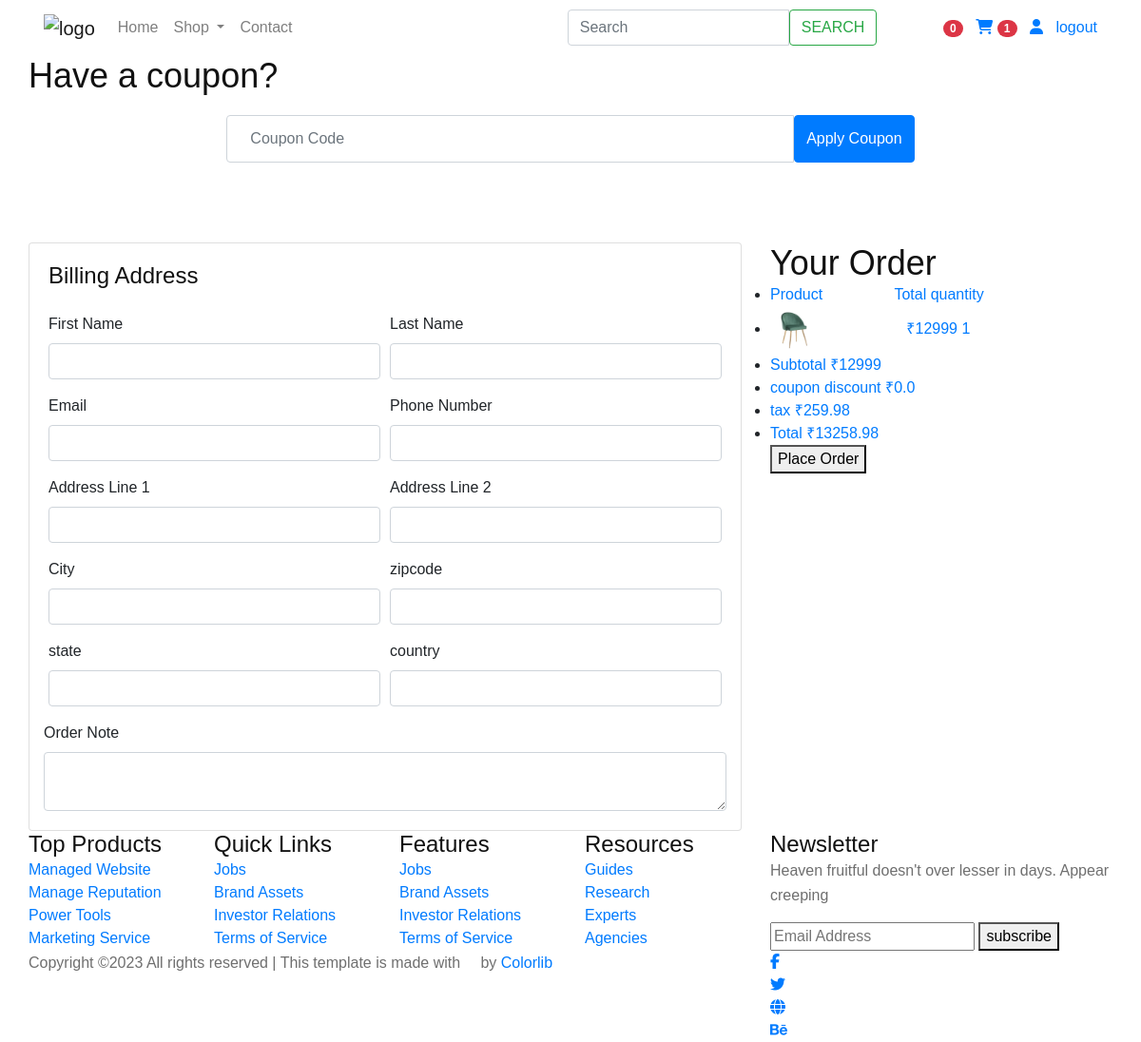
Page /cart/checkout/ (signed in) on the earlier database version.
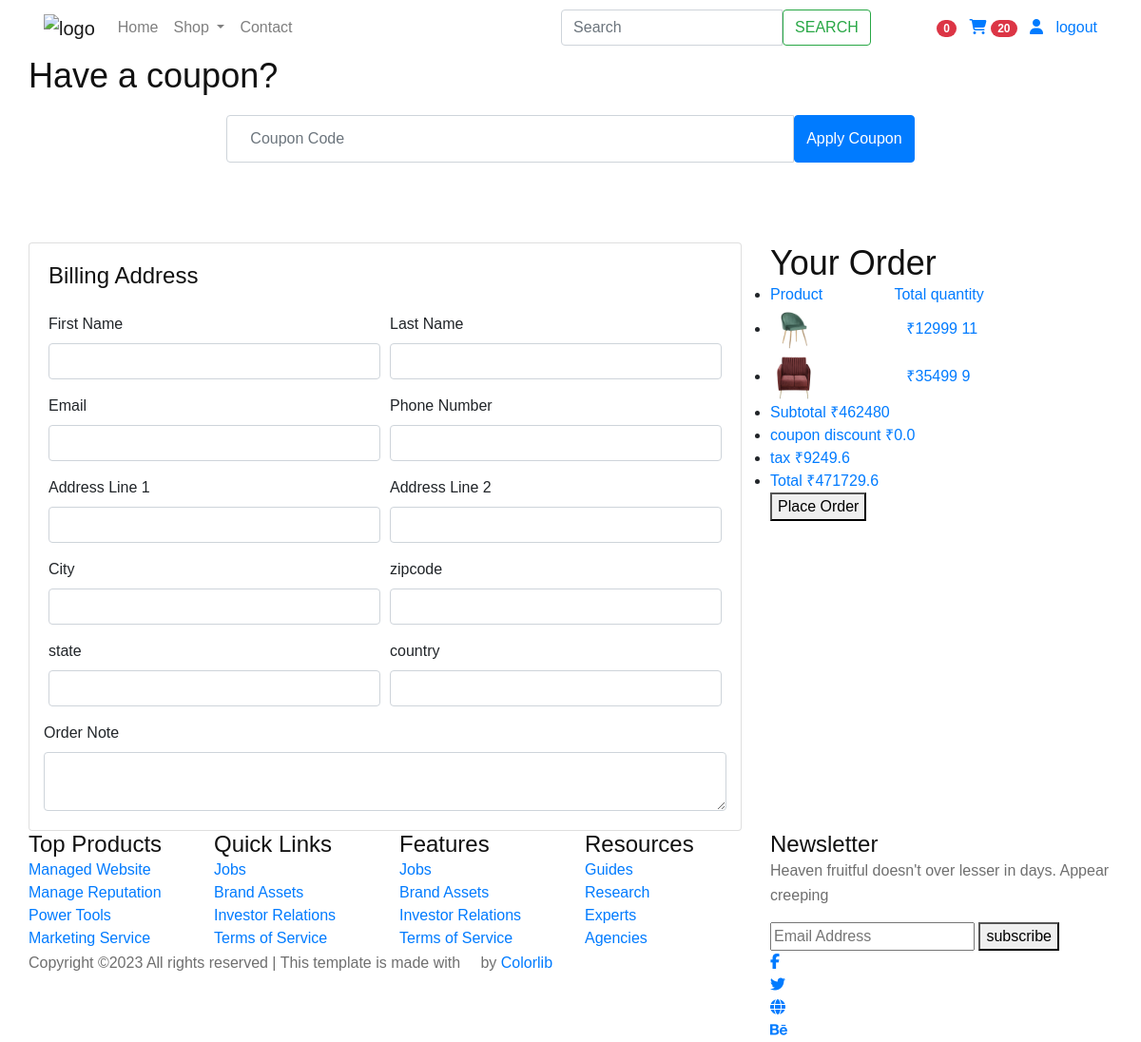
Same page on the later database version.
### cart/models.py (models this page shows, shortened)
class CartItem(models.Model):
  user = models.ForeignKey(Account, on_delete=models.CASCADE, null=True)
  product =models.ForeignKey(Product, on_delete=models.CASCADE)
  cart = models.ForeignKey(Cart, on_delete=models.CASCADE, null=True)
  variations = models.ManyToManyField(Variation, blank=True)
  quantity = models.IntegerField()
  is_active= models.BooleanField(default=True)
  price = models.IntegerField(default=1)

### store/models.py (models this page shows, shortened)
class Product(models.Model):
    product_name = models.CharField(max_length=200,unique=True)
    slug         = models.SlugField(max_length=200,unique=True)
    description  =models.TextField(max_length=500, blank=True)
    price        =models.IntegerField()
    images       =models.ImageField(upload_to='photos/products')
    stock        =models.IntegerField()
    is_available =models.BooleanField(default=True)
    category     =models.ForeignKey(Category, on_delete=models.CASCADE)
    created_date =models.DateTimeField(auto_now_add=True)
    modified_date=models.DateTimeField(auto_now=True)

### cart/views.py (the view)
# urls.py: path('checkout/', views.checkout, name="checkout"),
@login_required(login_url='login')
def checkout(request):
    try:
        tax = 0
        total= 0
        quantity = 0
        grand_total = 0
        discount_amount=0
        current_datetime = timezone.localtime(timezone.now())
        if request.user.is_authenticated:
            cart_items = CartItem.objects.filter(user=request.user, is_active=True)
        else:
            cart = Cart.objects.get(cart_id=_cart_id(request))
            cart_items = CartItem.objects.filter(cart=cart, is_active=True)
        for cart_item in cart_items:
            total += (cart_item.product.price * cart_item.quantity)
            quantity += cart_item.quantity
        tax = (2 * total)/100
        discount_percent = request.session.get('discount_percent', 0)
        discount_amount= (total*discount_percent)/100
        totals= total+tax
        grand_total = (totals- discount_amount )
    except ObjectDoesNotExist:
        pass
    context = {
        'total': total,
        'quantity': quantity,
        'cart_items': cart_items,
        'tax': tax,
        'grand_total': grand_total,
        'current_datetime': current_datetime,
        'discount_amount' : discount_amount
    }
    return render(request, 'cart/checkout.html', context)

### cart/context_processors.py (called while the page is built)
def counter(request):
    cart_count = 0
    if 'admin' in request.path:
        return {}
    else:
        try:
            cart = Cart.objects.filter(cart_id=_cart_id(request))
            if request.user.is_authenticated:
                cart_items = CartItem.objects.all().filter(user=request.user)
            else:
                cart_items = CartItem.objects.all().filter(cart=cart[:1])
            for cart_item in cart_items:
                cart_count += cart_item.quantity
        except Cart.DoesNotExist:
            cart_count = 0
    return dict(cart_count=cart_count)

### cart/views.py (called while the page is built)
def _cart_id(request):
    cart = request.session.session_key
    if not cart:
        cart = request.session.create()
    return cart

def _wishlist_id(request):
    wishlist = request.session.session_key
    if not wishlist:
        wishlist = request.session.create()
    return wishlist

### category/context_processors.py (called while the page is built)
def  menu_links(request):
    links=Category.objects.all()
    return {
       'links': links
    }

### category/models.py (called while the page is built)
    def get_url(self):
        return reverse('products_by_category', args=[ self.slug])

### templates/cart/checkout.html (shortened to what the changed rows need)
{% extends 'base.html' %}
{% load static %}
{% block content %}
<!doctype html>
<html lang="zxx">
<body>
  <section class="checkout_area padding_top">
    <div class="container">
      <div class="cupon_area">
        <div class="check_title">
          <h2>
            Have a coupon?
          </h2>
        </div>
      </div>
      <div class="billing_details">
        <div class="row">
          <div class="col-lg-4">
            <div class="order_box">
              <h2>Your Order</h2>
              <ul class="list">
                {% for cart_item in cart_items %}
                <li>
                  <a href="#">
                    <img src="{{cart_item.product.images.url}}" alt="" width="50" height="50">&nbsp&nbsp&nbsp&nbsp&nbsp&nbsp&nbsp&nbsp&nbsp&nbsp&nbsp&nbsp&nbsp&nbsp&nbsp&nbsp&nbsp&nbsp&nbsp&nbsp
                    <span>₹{{cart_item.product.price}}</span>
                    {{cart_item.quantity}}
                  </a>
                </li>
                {% endfor %}
              </ul>
              <ul class="list list_2">
                <li>
                  <a href="#">Subtotal
                    <span>₹{{total}}</span>
                  </a>
                </li>
                <li>
                  <a href="#">tax
                    <span> ₹{{tax}}</span>
                  </a>
                </li>
                <li>
                  <a href="#">Total
                    <span>₹{{grand_total}}</span>
                  </a>
                </li>
              </ul>
            </div>
          </div>
        </div>
      </div>
    </div>
  </section>
</body>
</html>
{% endblock %}

Differences in the rows shown:
changed CartItem (number 1 of 2 on the later page): quantity "1" → "11"
added CartItem: product.images (picture), product.price "35499", quantity "9"
Other differences:
{{ cart_count }}: "1" → "20"
{{ total }}: "12999" → "462480"
{{ tax }}: "259.98" → "9249.6"
{{ grand_total }}: "13258.98" → "471729.6"
